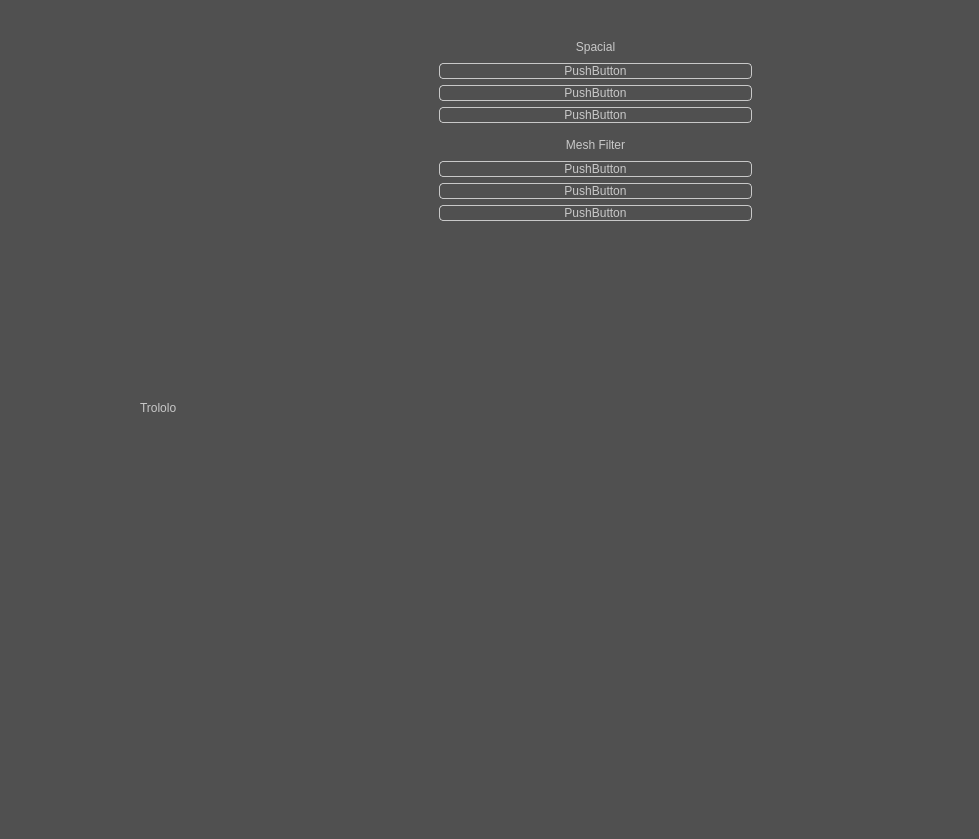
<?xml version="1.0" encoding="UTF-8"?>
<ui version="4.0">
 <class>Form</class>
 <widget class="QWidget" name="Form">
  <property name="geometry">
   <rect>
    <x>0</x>
    <y>0</y>
    <width>979</width>
    <height>839</height>
   </rect>
  </property>
  <property name="windowTitle">
   <string>Form</string>
  </property>
  <property name="styleSheet">
   <string notr="true">QWidget
{
	background-color: rgb(80, 80, 80);
}

QLabel
{
	color: rgb(200, 200, 200);
}

QLineEdit
{
	background-color: rgb(40, 40, 40);
	selection-background-color: rgb(0, 180, 250);
	selection-color: rgb(40, 40, 40);
	color: rgb(200, 200, 200);
	border: 1px solid rgb(200, 200, 200);
}

QLineEdit:read-only
{
	background-color: rgb(80, 80, 80);
}

QMainWindow::separator
{
	background: rgb(80, 80, 80);
}

QMainWindow::separator:vertical
{
	width: 2px;
}

QMainWindow::separator:horizontal
{
	height: 2px;
}

QMainWindow::separator:hover
{
	background: rgb(200, 200, 200);
}

QMenuBar
{
	background: rgb(255, 255, 255);
}

QMenuBar::item
{
	background: rgb(255, 255, 255);
	color: rgb(40, 40, 40);
}

QMenuBar::item:selected
{
	background: rgb(0, 180, 250);
	color: rgb(40, 40, 80);
}

QMenuBar::item:pressed
{
	background: rgb(0, 180, 250);
	color: rgb(40, 40, 80);
}

QMenu
{
	background: rgb(40, 40, 40);
	margin: 0px;
}

QMenu::separator
{
	background: rgb(200, 200, 200);
	height: 1px;
	margin-left: 5px;
	margin-right: 5px;
}

QMenu::item
{
	background: rgb(40, 40, 40);
	color: rgb(200, 200, 200);
}

QMenu::item:selected
{
	background: rgb(0, 180, 250);
	color: rgb(40, 40, 80);
}

QMenu::item:pressed
{
	background: rgb(0, 180, 250);
	color: rgb(40, 40, 80);
}

QDockWidget
{
	color: rgb(200, 200, 200);
}

QDockWidget::title
{
	background:  qlineargradient(x1: 0, y1: 0, x2: 0, y2: 1,
													stop: 0 rgb(100, 100, 100),
													stop: 1.0 rgb(80, 80, 80));
	text-align: center;
}

QTabBar
{
	background: rgb(40, 40, 40);
}

QTabBar::tab:top, QTabBar::tab:bottom
{
	background: transparent;
	color: rgb(200, 200, 200);
	min-width: 20ex;
	min-height: 5ex;
}

QTabBar::tab:top:selected, QTabBar::tab:top:selected
{
	border-left: 1px solid rgb(200, 200, 200);
	border-right: 1px solid rgb(200, 200, 200);
}

QTabBar::tab:top:selected
{
	background: qlineargradient(x1: 0, y1: 0, x2: 0, y2: 1,
													stop: 0 rgb(100, 100, 100),
													stop: 1.0 rgb(80, 80, 80));
	border-top: 1px solid rgb(200, 200, 200);
	border-top-left-radius: 4px;
	border-top-right-radius: 4px;
}

QTabBar::tab:bottom:selected
{
	background: qlineargradient(x1: 0, y1: 0, x2: 0, y2: 1,
													stop: 0 rgb(80, 80, 80),
													stop: 1.0 rgb(100, 100, 100));
	border-bottom: 1px solid rgb(200, 200, 200);
	border-bottom-left-radius: 4px;
	border-bottom-right-radius: 4px;
}

QToolBar
{
	background: rgb(40, 40, 40);
	border-top: 1px solid rgb(80, 80, 80);
}

QToolBar::separator:horizontal
{
	background: rgb(200, 200, 200);
	width: 1px;
	margin-top: 2px;
	margin-bottom: 2px;
}

QToolBar::separator:vertical
{
	background: rgb(200, 200, 200);
	height: 1px;
	margin-left: 2px;
	margin-right: 2px;
}

QToolButton
{
	background: transparent;
	color: rgb(200, 200, 200);
}

QToolButton:hover
{
	background: rgb(0, 180, 250);
	color: rgb(40, 40, 80);
}

QListView, QTreeView
{
	background: rgb(80, 80, 80);
	color: rgb(200, 200, 200);
	margin: 0 0 0 0;
}

QListView::item, QTreeView:item
{
	background: rgb(80, 80, 80);
	color: rgb(200, 200, 200);
}

QListView::item:hover, QListView::item:selected,
QTreeView::item:hover, QTreeView::item:selected
{
	background: rgb(0, 180, 250);
	color: rgb(40, 40, 80);
}

QComboBox, QPushButton
{
	background:  qlineargradient(x1: 0, y1: 0, x2: 0, y2: 1,
													stop: 0 rgb(100, 100, 100),
													stop: 1.0 rgb(80, 80, 80));
	color: rgb(200, 200, 200);
	border: 1px solid rgb(200, 200, 200);
	border-radius: 4px;
	text-align: center;
}

QComboBox:hover, QPushButton:hover
{
	background:  qlineargradient(x1: 0, y1: 0, x2: 0, y2: 1,
													stop: 0 rgb(110, 110, 110),
													stop: 1.0 rgb(90, 90, 90));
}

QComboBox:pressed, QPushButton:pressed
{
	background:  qlineargradient(x1: 0, y1: 0, x2: 0, y2: 1,
													stop: 0 rgb(80, 80, 80),
													stop: 1.0 rgb(40, 40, 40));
}

QPushButton:flat
{
	border: none;
	border-radius: 0px;
	background:   rgb(80, 80, 80);
}

QPushButton:checked
{
	background:  qlineargradient(x1: 0, y1: 0, x2: 0, y2: 1,
													stop: 0 rgb(0, 180, 250),
													stop: 1.0 rgb(0, 90, 125));
}

QPushButton:flat, checked
{
	border: none;
	border-radius: 0px;
	background:   rgb(80, 80, 80);
}

QPushButton:default
{
	border-color:  rgb(0, 180, 250);
}

QComboBox::drop-down
{
	background:  qlineargradient(x1: 0, y1: 0, x2: 0, y2: 1,
													stop: 0 rgb(100, 100, 100),
													stop: 1.0 rgb(80, 80, 80));
	border-radius: 4px;
}

QComboBox QAbstractItemView
{
	background: rgb(40, 40, 40);
	color: rgb(200, 200, 200);
	selection-background-color: rgb(80, 80, 80);
	selection-color: rgb(200, 200, 200);
}</string>
  </property>
  <widget class="QWidget" name="widget" native="true">
   <property name="geometry">
    <rect>
     <x>430</x>
     <y>40</y>
     <width>331</width>
     <height>761</height>
    </rect>
   </property>
   <layout class="QVBoxLayout" name="verticalLayout_2">
    <item>
     <widget class="QWidget" name="ComponentWidget" native="true">
      <layout class="QVBoxLayout" name="verticalLayout">
       <property name="spacing">
        <number>0</number>
       </property>
       <property name="leftMargin">
        <number>0</number>
       </property>
       <property name="topMargin">
        <number>0</number>
       </property>
       <property name="rightMargin">
        <number>0</number>
       </property>
       <property name="bottomMargin">
        <number>0</number>
       </property>
       <item>
        <widget class="QPushButton" name="Header">
         <property name="text">
          <string>Spacial</string>
         </property>
         <property name="icon">
          <iconset>
           <normaloff>../../../Users/Artem/Pictures/light-beams-halo-50.jpg</normaloff>../../../Users/Artem/Pictures/light-beams-halo-50.jpg</iconset>
         </property>
         <property name="checkable">
          <bool>true</bool>
         </property>
         <property name="checked">
          <bool>true</bool>
         </property>
         <property name="flat">
          <bool>true</bool>
         </property>
        </widget>
       </item>
       <item>
        <widget class="QWidget" name="Body" native="true">
         <layout class="QVBoxLayout" name="verticalLayout_4">
          <item>
           <widget class="QPushButton" name="pushButton_2">
            <property name="text">
             <string>PushButton</string>
            </property>
           </widget>
          </item>
          <item>
           <widget class="QPushButton" name="pushButton">
            <property name="text">
             <string>PushButton</string>
            </property>
           </widget>
          </item>
          <item>
           <widget class="QPushButton" name="pushButton_4">
            <property name="text">
             <string>PushButton</string>
            </property>
           </widget>
          </item>
         </layout>
        </widget>
       </item>
      </layout>
     </widget>
    </item>
    <item>
     <widget class="QWidget" name="ComponentWidget_2" native="true">
      <layout class="QVBoxLayout" name="verticalLayout_5">
       <property name="spacing">
        <number>0</number>
       </property>
       <property name="leftMargin">
        <number>0</number>
       </property>
       <property name="topMargin">
        <number>0</number>
       </property>
       <property name="rightMargin">
        <number>0</number>
       </property>
       <property name="bottomMargin">
        <number>0</number>
       </property>
       <item>
        <widget class="QPushButton" name="Header_3">
         <property name="text">
          <string>Mesh Filter</string>
         </property>
         <property name="checkable">
          <bool>true</bool>
         </property>
         <property name="checked">
          <bool>true</bool>
         </property>
         <property name="flat">
          <bool>true</bool>
         </property>
        </widget>
       </item>
       <item>
        <widget class="QWidget" name="Body_3" native="true">
         <layout class="QVBoxLayout" name="verticalLayout_6">
          <item>
           <widget class="QPushButton" name="pushButton_5">
            <property name="text">
             <string>PushButton</string>
            </property>
           </widget>
          </item>
          <item>
           <widget class="QPushButton" name="pushButton_6">
            <property name="text">
             <string>PushButton</string>
            </property>
           </widget>
          </item>
          <item>
           <widget class="QPushButton" name="pushButton_7">
            <property name="text">
             <string>PushButton</string>
            </property>
           </widget>
          </item>
         </layout>
        </widget>
       </item>
      </layout>
     </widget>
    </item>
    <item>
     <spacer name="verticalSpacer">
      <property name="orientation">
       <enum>Qt::Vertical</enum>
      </property>
      <property name="sizeHint" stdset="0">
       <size>
        <width>20</width>
        <height>40</height>
       </size>
      </property>
     </spacer>
    </item>
   </layout>
   <zorder>ComponentWidget</zorder>
   <zorder>verticalSpacer</zorder>
   <zorder>ComponentWidget_2</zorder>
  </widget>
  <widget class="QLabel" name="label">
   <property name="geometry">
    <rect>
     <x>140</x>
     <y>400</y>
     <width>221</width>
     <height>16</height>
    </rect>
   </property>
   <property name="frameShape">
    <enum>QFrame::NoFrame</enum>
   </property>
   <property name="text">
    <string>Trololo</string>
   </property>
  </widget>
 </widget>
 <resources/>
 <connections>
  <connection>
   <sender>Header</sender>
   <signal>clicked(bool)</signal>
   <receiver>Body</receiver>
   <slot>setVisible(bool)</slot>
   <hints>
    <hint type="sourcelabel">
     <x>240</x>
     <y>211</y>
    </hint>
    <hint type="destinationlabel">
     <x>240</x>
     <y>331</y>
    </hint>
   </hints>
  </connection>
  <connection>
   <sender>Header_3</sender>
   <signal>clicked(bool)</signal>
   <receiver>Body_3</receiver>
   <slot>setVisible(bool)</slot>
   <hints>
    <hint type="sourcelabel">
     <x>645</x>
     <y>188</y>
    </hint>
    <hint type="destinationlabel">
     <x>645</x>
     <y>249</y>
    </hint>
   </hints>
  </connection>
 </connections>
</ui>
